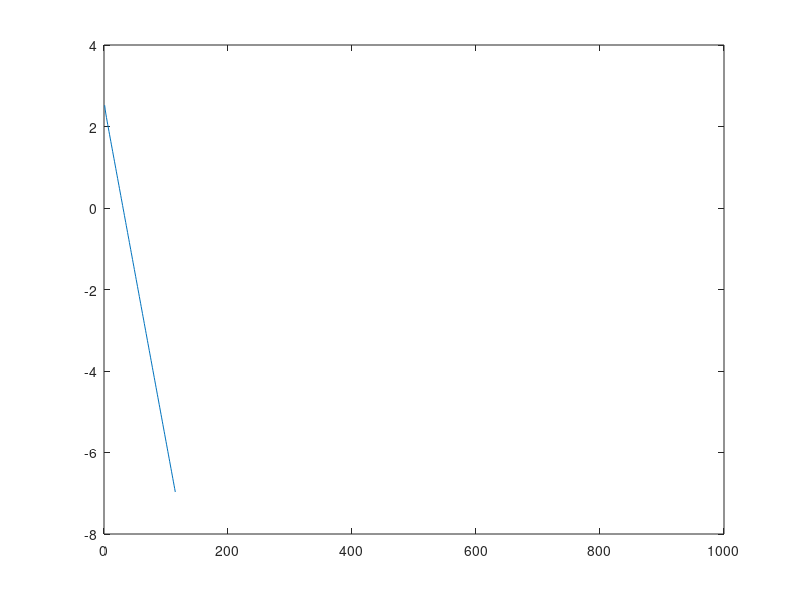

Reproduce this figure in MATLAB.
M = 10;
e = ones(M,1);
A = spdiags([e,2*e,e],-1:1,M,M)
x = 1:2:M;
y = 2:2:M;
A = A([x,y],[x,y]);
full(A)




M = 10;N = 10;
e = ones(M*N,1);
diagonal1 = -4*e;
diagonal2 = -4*e;
A = spdiags([e,e,diagonal1,e,e],[-M,-1,0,1,M],M*N,M*N);
indices1 = [M+1:M:M*N]; indices2 = [M:M:M*N-1];
A(indices1,indices2) = 0; A(indices2,indices1) = 0;
if mod(M,2) == 1
    black = 1:2:M*N;
    red = 2:2:M*N;
    spy(A([black,red],[black,red]))
else
X = reshape(1:M*N,M,N)';
tic %Fastest
red = zeros(ceil(M*N/2),1);
redCNT = 0;
for i = 1:2:M
    red(redCNT+1:redCNT + length(X(2:2:end,i))) = X(2:2:end,i);
    redCNT = redCNT + length(X(2:2:end,i));
end
for i = 2:2:M
    red(redCNT+1:redCNT + length(X(1:2:end,i))) = X(1:2:end,i);
    redCNT = redCNT + length(X(1:2:end,i));
end
toc 
red = sort(red);
black = ([1:2:N*M]+[2:2:M*N])'-red;

spy(A([black,red],[black,red]))

end 

b1 = ones(length(black),1);
b2 = ones(length(red),1);
u1 = zeros(size(b1));
u2 = zeros(size(b2));
D1 = A(black,black); D2 = A(red,red);
E = A(black,red) ; F = A(red,black);
cnt = 0;
maxiter = 1000;
r = 1;
norm_r = zeros(maxiter,1);
while r > 0.001 && cnt < maxiter
    cnt = cnt+1;
    u1 = D1\(b1-(E*u2));
    u2 = D2\(b2-(F*u1));
    norm_r(cnt) = norm([b1;b2] - A([black,red],[black,red])*[u1;u2]);
    r = norm_r(cnt);
end

plot(log(norm_r))




    
    
    